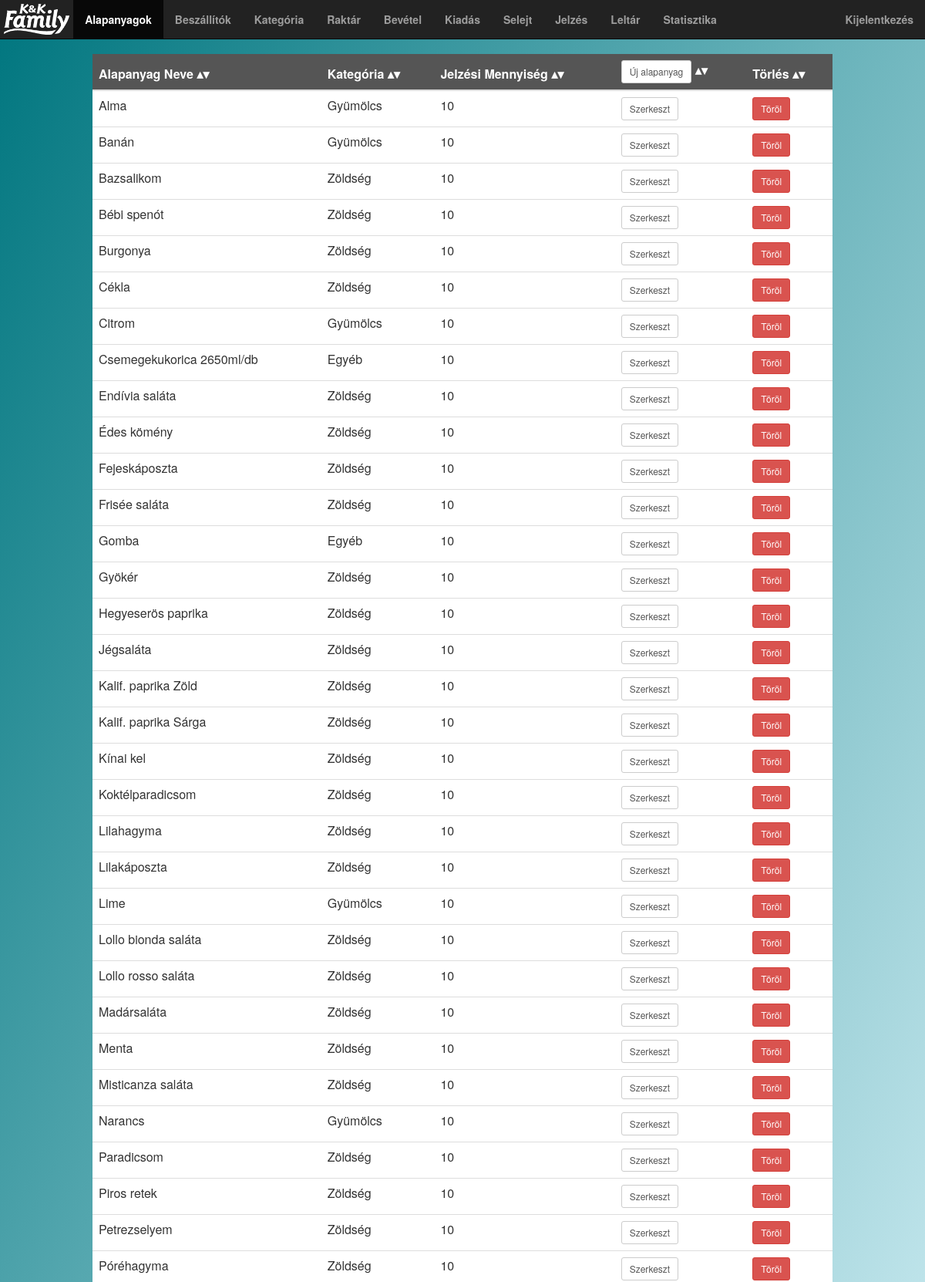
The app's page /admin/product.php (upper part) with its own data.
### tables this page shows
CREATE TABLE `product` (
  `id` int(11) NOT NULL,
  `name` varchar(50) NOT NULL,
  `category_id` int(11) NOT NULL,
  `type` int(11) NOT NULL,
  `minimum` int(11) NOT NULL DEFAULT '0',
  `deleted` tinyint(1) NOT NULL DEFAULT '0'
);

CREATE TABLE `category` (
  `id` int(11) NOT NULL,
  `name` varchar(50) NOT NULL,
  `deleted` tinyint(1) NOT NULL DEFAULT '0'
);

### admin/product.php (called while the page is built, shortened)
<?php
require("../common/header.php");
	listProduct();
?>
<?php
require("../common/footer.php");
?>

### helper/contentgenerator.php (the view, shortened to what this page needs)
<?php
function listProduct(){
	$mysqli = connect();
	$results = $mysqli->query("SELECT p.id as id, p.name as name, p.minimum as minimum, c.name as cat FROM product p, category c WHERE c.id = p.category_id and p.deleted = false");
	print '<table class="table table-hover sortable">';
	print '<thead>';
	print '<tr>';
	print '<th>Alapanyag Neve</th>';
	print '<th>Kategória</th>';
	print '<th>Jelzési Mennyiség</th>';
	print '<th><button class="btn btn-sm btn-default" id="newRetailer" onclick="createProduct()">Új alapanyag</button></th>';
	print '<th>Törlés</th>';
	print '</tr>';
	print '</thead>';
	while($row = $results->fetch_assoc()) {
		print '<tr>';
		print '<td id="alapnev_'.$row["id"].'">'.$row["name"].'</td>';
		print '<td id="alapkat_'.$row["id"].'">'.$row["cat"].'</td>';
		print '<td id="alapmin_'.$row["id"].'">'.$row["minimum"].'</td>';
		print '<td><button class="btn btn-sm btn-default" id="newRetailer"  onclick="editProduct('.$row["id"].')">Szerkeszt</button></td>';
		print '<td><button class="btn btn-sm btn-danger" onclick="deleteProduct('.$row["id"].')">Töröl</button></td>';
		print '</tr>';
	}
	print '</table>';
}
?>

### css/styles.css (style rules this page uses)
body { background: red; background: -webkit-linear-gradient(left top, #00767F, #E3F9FF); background: -o-linear-gradient(bottom right, #00767F, #E3F9FF); background: -moz-linear-gradient(bottom right, #00767F, #E3F9FF); background: linear-gradient(to bottom right, #00767F, #E3F9FF); background-repeat: no-repeat; padding-top: 70px; }
.table { background-color: white; float: none; margin: 0 auto; width: 80%; }
thead { background-color: #555555; text-align:center; color:white; }
#newRetailer { color: #555555; }
table.sortable th:not(.sorttable_sorted):not(.sorttable_sorted_reverse):not(.sorttable_nosort):after { content: " \25B4\25BE" }

### records on screen
product: name "Alma", category.name "Gyümölcs", minimum "10"
product: name "Banán", category.name "Gyümölcs", minimum "10"
product: name "Bazsalikom", category.name "Zöldség", minimum "10"
product: name "Bébi spenót", category.name "Zöldség", minimum "10"
product: name "Burgonya", category.name "Zöldség", minimum "10"
product: name "Cékla", category.name "Zöldség", minimum "10"
product: name "Citrom", category.name "Gyümölcs", minimum "10"
product: name "Csemegekukorica 2650ml/db", category.name "Egyéb", minimum "10"
product: name "Endívia saláta", category.name "Zöldség", minimum "10"
product: name "Édes kömény", category.name "Zöldség", minimum "10"
product: name "Fejeskáposzta", category.name "Zöldség", minimum "10"
product: name "Frisée saláta", category.name "Zöldség", minimum "10"
product: name "Gomba", category.name "Egyéb", minimum "10"
product: name "Gyökér", category.name "Zöldség", minimum "10"
product: name "Hegyeserös paprika", category.name "Zöldség", minimum "10"
product: name "Jégsaláta", category.name "Zöldség", minimum "10"
product: name "Kalif. paprika Zöld", category.name "Zöldség", minimum "10"
product: name "Kalif. paprika Sárga", category.name "Zöldség", minimum "10"
product: name "Kínai kel", category.name "Zöldség", minimum "10"
product: name "Koktélparadicsom", category.name "Zöldség", minimum "10"
product: name "Lilahagyma", category.name "Zöldség", minimum "10"
product: name "Lilakáposzta", category.name "Zöldség", minimum "10"
product: name "Lime", category.name "Gyümölcs", minimum "10"
product: name "Lollo bionda saláta", category.name "Zöldség", minimum "10"
product: name "Lollo rosso saláta", category.name "Zöldség", minimum "10"
product: name "Madársaláta", category.name "Zöldség", minimum "10"
product: name "Menta", category.name "Zöldség", minimum "10"
product: name "Misticanza saláta", category.name "Zöldség", minimum "10"
product: name "Narancs", category.name "Gyümölcs", minimum "10"
product: name "Paradicsom", category.name "Zöldség", minimum "10"
product: name "Piros retek", category.name "Zöldség", minimum "10"
product: name "Petrezselyem", category.name "Zöldség", minimum "10"
product: name "Póréhagyma", category.name "Zöldség", minimum "10"
